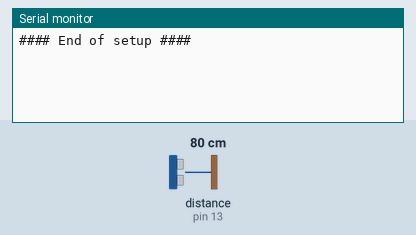
Simulated run of this sketch. Board: Arduino Uno, built with avr-gcc and run on an emulated ATmega328P. On the bench: the last lines printed to the serial monitor. Wiring (inferred from the names in the program): ultrasonic range finder: trigger pin 15; echo pin 13. The inputs (shaded band) are chosen by the test bench; at power-on: distance to the obstacle (sensor on pin 13) 80 cm. The echo pulse lasts 58.3 µs per cm.

Above: at 4.2 s.
4.3 s: distance to the obstacle (sensor on pin 13) set to 2 cm
At 5.5 s:
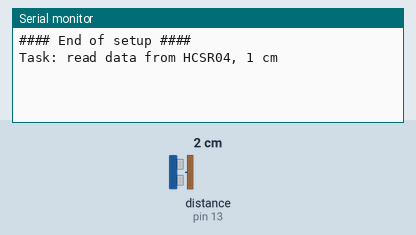
8.4 s: distance to the obstacle (sensor on pin 13) set to 4 cm
At 9.8 s:
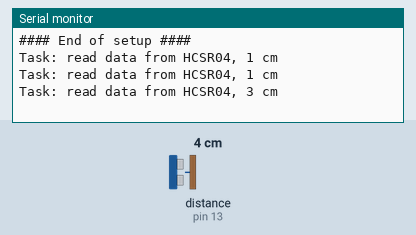

Measured:
- after the input at 4.3 s, the serial monitor: prints a new line after 0.70 s (image 1)
- after the input at 8.4 s, the serial monitor: prints a new line after 0.60 s (image 2)

The sketch:

L04p03.ino
```cpp
#include <Arduino.h>
const int pingPin = 15; // Trig
const int inPin = 13;   // Echo
#define PERIOD_TASK 2000
unsigned long tick_last;
byte rqtask;

//-------------------------------------
void readHCSR04();
void myschedule();
//=====================================
void setup()
{
  delay(3000);
  // H/W initialize
  Serial.begin(115200);
  pinMode(inPin, INPUT);
  pinMode(pingPin, OUTPUT);
  // Variables and state initialize
  tick_last = millis(); // for sceduler
  // End of setup
  Serial.println("\n\r\n\r\n\r#### End of setup ####");
}
void loop()
{
  myschedule();
  if (rqtask == 1)
  {
    rqtask = 0;
    readHCSR04();
  }
}
// #####################################
void myschedule()
{
  unsigned long tnow, tdiff;
  tnow = millis();
  if (tnow > tick_last)
  {
    tdiff = tnow - tick_last;
  }
  else if (tnow < tick_last)
  {
    tdiff = 0xFFFFFFFF;
    tdiff -= tick_last;
    tdiff += tnow;
    tdiff++;
  }
  else
    return;
  if (tdiff < PERIOD_TASK)
    return;
  // schedule of task
  tick_last += PERIOD_TASK;
  rqtask = 1;
}
void readHCSR04()
{
  int i = 0;
  Serial.print("Task: read data from HCSR04, ");
  unsigned long duration;
  digitalWrite(pingPin, LOW);
  delayMicroseconds(2);
  digitalWrite(pingPin, HIGH);
  delayMicroseconds(5);
  digitalWrite(pingPin, LOW);
  delayMicroseconds(2);
  duration = pulseIn(inPin, HIGH);
  Serial.print(calculateDistanceFromDuration(duration));
  Serial.print(" cm");
  Serial.print("\n\r");
}

unsigned long calculateDistanceFromDuration(unsigned long duration)
{
  // s = v x t = 340 m/s x duration microsecond x 10^-6 x 10^2 / 2 =  0.034 x t / 2 (cm)
  return duration * 0.034 / 2;
}
```
